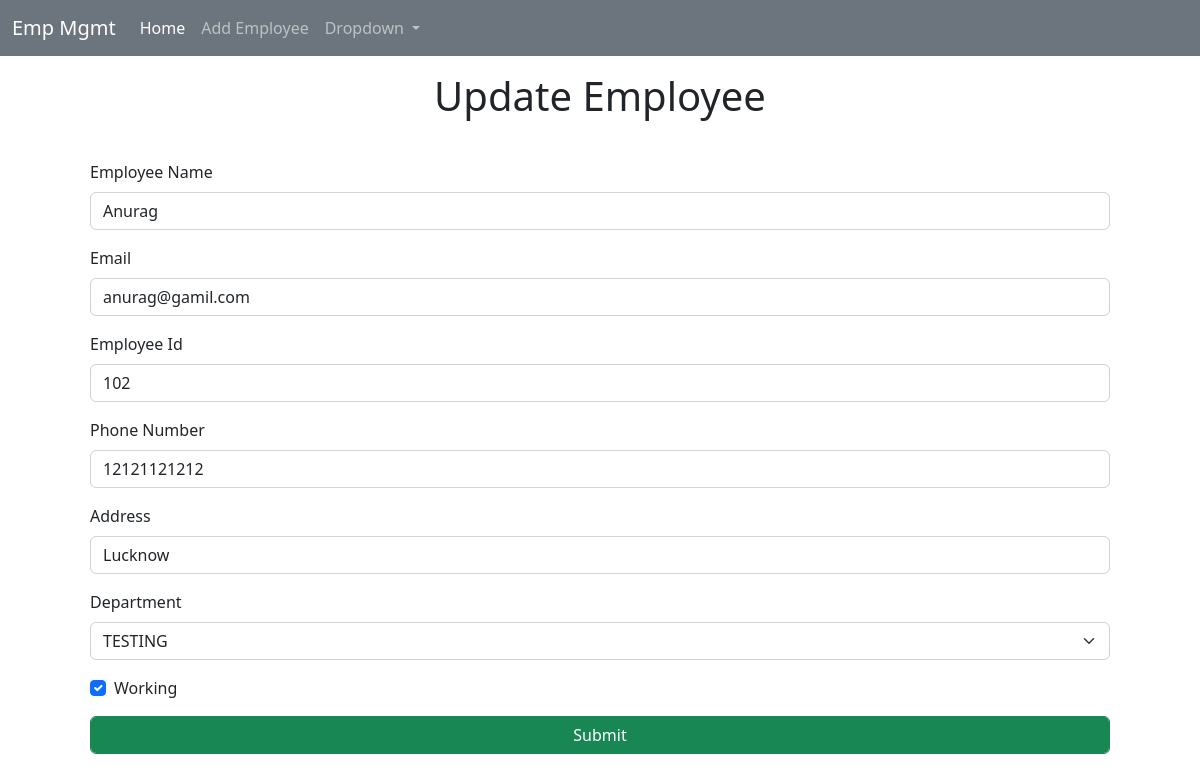
/emp/updateEmp/8/, run on an earlier commit of the app's database.
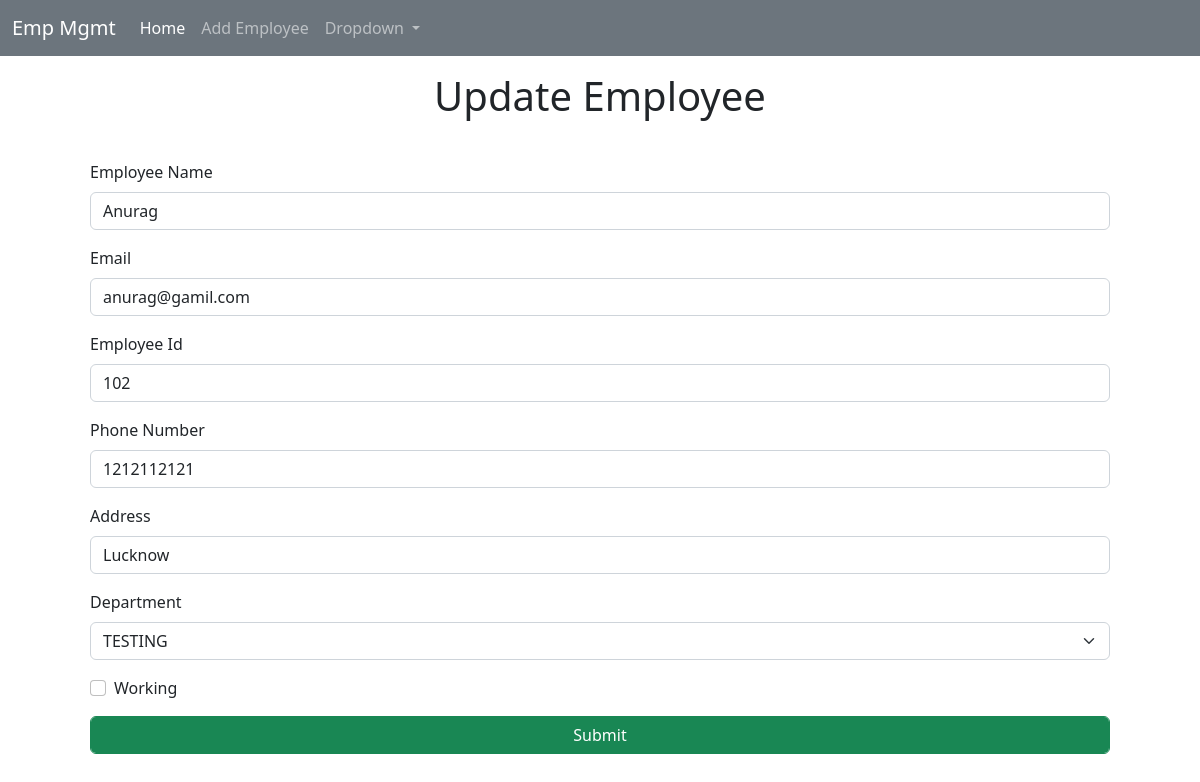
And on a later commit of the database.
### emp/models.py (models this page shows, shortened)
class emp(models.Model):
    name = models.CharField(max_length=200)
    email = models.EmailField(max_length=55)
    empId = models.CharField(max_length=200)
    phone = models.CharField(max_length=10)
    address = models.CharField(max_length=150)
    working = models.BooleanField(default=True)
    department = models.CharField(max_length=10)

### emp/views.py (the view)
# urls.py: path('updateEmp/<int:empId>/', updateEmp),
def updateEmp(request, empId):
    Emp = emp.objects.get(id=empId)
    return render(request, 'emp/updateEmp.html', {'emp':Emp})

### templates/emp/updateEmp.html (shortened to what this page needs)
<!doctype html>
<html lang="en">
<head>
    <link href="https://cdn.jsdelivr.net/npm/bootstrap@5.2.3/dist/css/bootstrap.min.css" rel="stylesheet"
>
</head>
<body>
    {% include 'emp/navbar.html' %}
    <h1 class="text-center my-3">Update Employee</h1>
    <div class="container">
        <form class="px-5 py-4" action="/emp/do_update_emp/{{emp.id}}/" method="POST">
            <div class="mb-3">
                <label for="InputName" class="form-label">Employee Name</label>
                <input type="text" class="form-control" id="InputName" name="empName" value="{{emp.name}}">
            </div>
            <div class="mb-3">
                <label for="empemail" class="form-label">Email</label>
                <input type="text" class="form-control" id="empemail" name="empEmail" value="{{emp.email}}">
            </div>
            <div class="mb-3">
                <label for="empid" class="form-label">Employee Id</label>
                <input type="text" class="form-control" id="empid" name="empId" value="{{emp.empId}}">
            </div>
            <div class="mb-3">
                <label for="empPhone" class="form-label">Phone Number</label>
                <input type="number" class="form-control" id="empPhone" name="empPhone" value="{{emp.phone}}">
            </div>
            <div class="mb-3">
                <label for="empAddress" class="form-label">Address</label>
                <input type="text" class="form-control" id="empAddress" name="empAddress" value="{{emp.address}}">
            </div>
            <div class="mb-3">
                <label for="department" class="form-label">Department</label>
                <select class="form-select mb-3" aria-label="Default select example" name="empDepartment">
                    <option selected id="department" value="{{emp.department}}">{{emp.department}}</option>
                </select>
            </div>
            <div class="form-check mb-3">
                <input {% if emp.working  %} checked {% endif%} class="form-check-input" type="checkbox" value="" id="flexCheckDefault" name="empWorking">
                <label class="form-check-label" for="flexCheckDefault">
                    Working
                </label>
            </div>
            <div class="text-center">
                <button  type="submit" class="btn btn-success form-control">Submit</button>
            </div>
        </form>
    </div>
</body>
</html>

What changed in the data, as far as the page shows it:
changed emp "Anurag": empPhone "12121121212" → "1212112121"; working "☑" → "☐"
